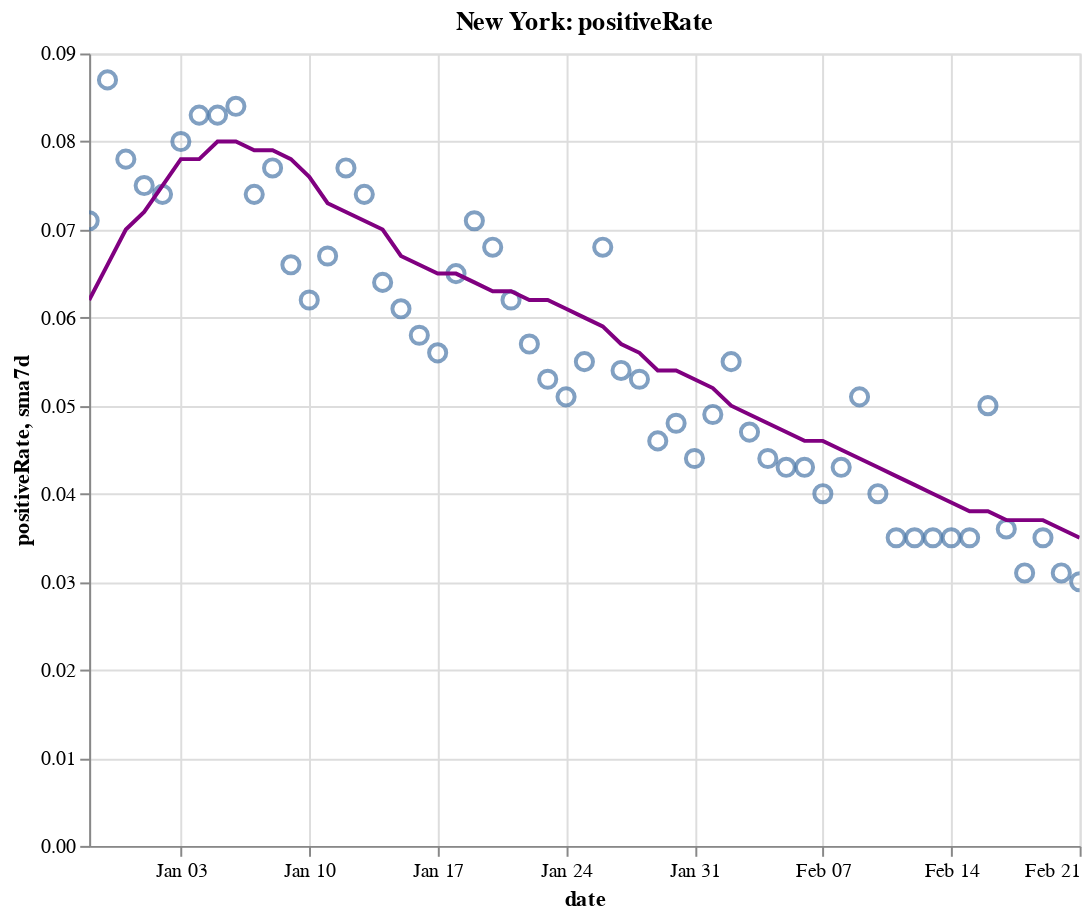

Notebook code for this chart:
### Code cell
create_plot(ny, 'positiveRate')

### Figure 1 — Vega-Lite specification as saved in the notebook (floating-point values rounded to 4 significant figures)
{"config": {"view": {"continuousWidth": 400, "continuousHeight": 300}}, "layer": [{"layer": [{"mark": {"type": "point", "size": 75}, "encoding": {"tooltip": [{"type": "temporal", "field": "date"}, {"type": "quantitative", "field": "positiveRate"}, {"type": "quantitative", "field": "sma7d"}], "x": {"type": "temporal", "field": "date"}, "y": {"type": "quantitative", "field": "positiveRate"}}, "selection": {"selector010": {"type": "interval", "bind": "scales", "encodings": ["x", "y"]}}}, {"mark": {"type": "line", "color": "purple"}, "encoding": {"x": {"type": "temporal", "field": "date"}, "y": {"type": "quantitative", "field": "sma7d"}}}]}, {"mark": {"type": "rule", "color": "#aaa"}, "encoding": {"x": {"type": "temporal", "field": "date"}}, "transform": [{"filter": {"selection": "selector009"}}]}, {"mark": "circle", "encoding": {"opacity": {"condition": {"value": 1, "selection": "selector009"}, "value": 0}, "tooltip": [{"type": "temporal", "field": "date"}, {"type": "quantitative", "field": "positiveRate"}, {"type": "quantitative", "field": "sma7d"}], "x": {"type": "temporal", "field": "date"}, "y": {"type": "quantitative", "field": "positiveRate"}}, "selection": {"selector009": {"type": "single", "encodings": ["x"], "on": "mouseover", "nearest": true, "empty": "none"}}}, {"mark": {"type": "text", "align": "left", "dx": 5, "dy": -5, "stroke": "white", "strokeWidth": 2}, "encoding": {"text": {"type": "quantitative", "field": "positiveRate"}, "tooltip": [{"type": "temporal", "field": "date"}, {"type": "quantitative", "field": "positiveRate"}, {"type": "quantitative", "field": "sma7d"}], "x": {"type": "temporal", "field": "date"}, "y": {"type": "quantitative", "field": "positiveRate"}}, "transform": [{"filter": {"selection": "selector009"}}]}, {"mark": {"type": "text", "align": "left", "dx": 5, "dy": -5}, "encoding": {"text": {"type": "quantitative", "field": "positiveRate"}, "tooltip": [{"type": "temporal", "field": "date"}, {"type": "quantitative", "field": "positiveRate"}, {"type": "quantitative", "field": "sma7d"}], "x": {"type": "temporal", "field": "date"}, "y": {"type": "quantitative", "field": "positiveRate"}}, "transform": [{"filter": {"selection": "selector009"}}]}], "data": {"name": "data-91f3bb8963cf113132944c75c3f5103f"}, "height": 400, "title": "New York: positiveRate", "width": 500, "$schema": "https://vega.github.io/schema/vega-lite/v4.8.1.json", "datasets": {"data-91f3bb8963cf113132944c75c3f5103f": [{"date": "2020-12-29T00:00:00", "totalTestResultsIncrease": 160200.0, "positiveIncrease": 11440.0, "death": 29760.0, "deathIncrease": 127.0, "positiveRate": 0.071, "state": "New York", "sma7d": 0.062}, {"date": "2020-12-30T00:00:00", "totalTestResultsIncrease": 154900.0, "positiveIncrease": 13420.0, "death": 29900.0, "deathIncrease": 149.0, "positiveRate": 0.087, "state": "New York", "sma7d": 0.066}, {"date": "2020-12-31T00:00:00", "totalTestResultsIncrease": 216600.0, "positiveIncrease": 16800.0, "death": 30040.0, "deathIncrease": 135.0, "positiveRate": 0.078, "state": "New York", "sma7d": 0.07}, {"date": "2021-01-01T00:00:00", "totalTestResultsIncrease": 219300.0, "positiveIncrease": 16500.0, "death": 30210.0, "deathIncrease": 168.0, "positiveRate": 0.075, "state": "New York", "sma7d": 0.072}, {"date": "2021-01-02T00:00:00", "totalTestResultsIncrease": 202400.0, "positiveIncrease": 15070.0, "death": 30340.0, "deathIncrease": 129.0, "positiveRate": 0.074, "state": "New York", "sma7d": 0.075}, {"date": "2021-01-03T00:00:00", "totalTestResultsIncrease": 142300.0, "positiveIncrease": 11370.0, "death": 30480.0, "deathIncrease": 139.0, "positiveRate": 0.08, "state": "New York", "sma7d": 0.078}, {"date": "2021-01-04T00:00:00", "totalTestResultsIncrease": 134400.0, "positiveIncrease": 11210.0, "death": 30650.0, "deathIncrease": 172.0, "positiveRate": 0.083, "state": "New York", "sma7d": 0.078}, {"date": "2021-01-05T00:00:00", "totalTestResultsIncrease": 152400.0, "positiveIncrease": 12670.0, "death": 30800.0, "deathIncrease": 154.0, "positiveRate": 0.083, "state": "New York", "sma7d": 0.08}, {"date": "2021-01-06T00:00:00", "totalTestResultsIncrease": 197800.0, "positiveIncrease": 16650.0, "death": 30960.0, "deathIncrease": 163.0, "positiveRate": 0.084, "state": "New York", "sma7d": 0.08}, {"date": "2021-01-07T00:00:00", "totalTestResultsIncrease": 238600.0, "positiveIncrease": 17640.0, "death": 31160.0, "deathIncrease": 199.0, "positiveRate": 0.074, "state": "New York", "sma7d": 0.079}, {"date": "2021-01-08T00:00:00", "totalTestResultsIncrease": 243900.0, "positiveIncrease": 18830.0, "death": 31330.0, "deathIncrease": 165.0, "positiveRate": 0.077, "state": "New York", "sma7d": 0.079}, {"date": "2021-01-09T00:00:00", "totalTestResultsIncrease": 258000.0, "positiveIncrease": 16940.0, "death": 31520.0, "deathIncrease": 190.0, "positiveRate": 0.066, "state": "New York", "sma7d": 0.078}, {"date": "2021-01-10T00:00:00", "totalTestResultsIncrease": 246800.0, "positiveIncrease": 15360.0, "death": 31670.0, "deathIncrease": 153.0, "positiveRate": 0.062, "state": "New York", "sma7d": 0.076}, {"date": "2021-01-11T00:00:00", "totalTestResultsIncrease": 203900.0, "positiveIncrease": 13710.0, "death": 31840.0, "deathIncrease": 169.0, "positiveRate": 0.067, "state": "New York", "sma7d": 0.073}, {"date": "2021-01-12T00:00:00", "totalTestResultsIncrease": 196700.0, "positiveIncrease": 15210.0, "death": 32010.0, "deathIncrease": 166.0, "positiveRate": 0.077, "state": "New York", "sma7d": 0.072}, {"date": "2021-01-13T00:00:00", "totalTestResultsIncrease": 196900.0, "positiveIncrease": 14580.0, "death": 32180.0, "deathIncrease": 168.0, "positiveRate": 0.074, "state": "New York", "sma7d": 0.071}, {"date": "2021-01-14T00:00:00", "totalTestResultsIncrease": 212600.0, "positiveIncrease": 13660.0, "death": 32380.0, "deathIncrease": 204.0, "positiveRate": 0.064, "state": "New York", "sma7d": 0.07}, {"date": "2021-01-15T00:00:00", "totalTestResultsIncrease": 324700.0, "positiveIncrease": 19940.0, "death": 32570.0, "deathIncrease": 187.0, "positiveRate": 0.061, "state": "New York", "sma7d": 0.067}, {"date": "2021-01-16T00:00:00", "totalTestResultsIncrease": 277300.0, "positiveIncrease": 16000.0, "death": 32720.0, "deathIncrease": 159.0, "positiveRate": 0.058, "state": "New York", "sma7d": 0.066}, {"date": "2021-01-17T00:00:00", "totalTestResultsIncrease": 246500.0, "positiveIncrease": 13840.0, "death": 32900.0, "deathIncrease": 172.0, "positiveRate": 0.056, "state": "New York", "sma7d": 0.065}, {"date": "2021-01-18T00:00:00", "totalTestResultsIncrease": 186200.0, "positiveIncrease": 12180.0, "death": 33050.0, "deathIncrease": 155.0, "positiveRate": 0.065, "state": "New York", "sma7d": 0.065}, {"date": "2021-01-19T00:00:00", "totalTestResultsIncrease": 177300.0, "positiveIncrease": 12510.0, "death": 33220.0, "deathIncrease": 172.0, "positiveRate": 0.071, "state": "New York", "sma7d": 0.064}, {"date": "2021-01-20T00:00:00", "totalTestResultsIncrease": 195400.0, "positiveIncrease": 13360.0, "death": 33420.0, "deathIncrease": 191.0, "positiveRate": 0.068, "state": "New York", "sma7d": 0.063}, {"date": "2021-01-21T00:00:00", "totalTestResultsIncrease": 224600.0, "positiveIncrease": 13890.0, "death": 33590.0, "deathIncrease": 179.0, "positiveRate": 0.062, "state": "New York", "sma7d": 0.063}, {"date": "2021-01-22T00:00:00", "totalTestResultsIncrease": 268000.0, "positiveIncrease": 15140.0, "death": 33760.0, "deathIncrease": 169.0, "positiveRate": 0.057, "state": "New York", "sma7d": 0.062}, {"date": "2021-01-23T00:00:00", "totalTestResultsIncrease": 262100.0, "positiveIncrease": 13790.0, "death": 33910.0, "deathIncrease": 144.0, "positiveRate": 0.053, "state": "New York", "sma7d": 0.062}, {"date": "2021-01-24T00:00:00", "totalTestResultsIncrease": 250000.0, "positiveIncrease": 12720.0, "death": 34070.0, "deathIncrease": 162.0, "positiveRate": 0.051, "state": "New York", "sma7d": 0.061}, {"date": "2021-01-25T00:00:00", "totalTestResultsIncrease": 219500.0, "positiveIncrease": 12000.0, "death": 34240.0, "deathIncrease": 173.0, "positiveRate": 0.055, "state": "New York", "sma7d": 0.06}, {"date": "2021-01-26T00:00:00", "totalTestResultsIncrease": 162900.0, "positiveIncrease": 11060.0, "death": 34410.0, "deathIncrease": 165.0, "positiveRate": 0.068, "state": "New York", "sma7d": 0.059}, {"date": "2021-01-27T00:00:00", "totalTestResultsIncrease": 202700.0, "positiveIncrease": 11030.0, "death": 34580.0, "deathIncrease": 172.0, "positiveRate": 0.054, "state": "New York", "sma7d": 0.057}, {"date": "2021-01-28T00:00:00", "totalTestResultsIncrease": 250700.0, "positiveIncrease": 13400.0, "death": 34740.0, "deathIncrease": 163.0, "positiveRate": 0.053, "state": "New York", "sma7d": 0.056}, {"date": "2021-01-29T00:00:00", "totalTestResultsIncrease": 270500.0, "positiveIncrease": 12580.0, "death": 34890.0, "deathIncrease": 151.0, "positiveRate": 0.046, "state": "New York", "sma7d": 0.054}, {"date": "2021-01-30T00:00:00", "totalTestResultsIncrease": 269400.0, "positiveIncrease": 12800.0, "death": 35040.0, "deathIncrease": 143.0, "positiveRate": 0.048, "state": "New York", "sma7d": 0.054}, {"date": "2021-01-31T00:00:00", "totalTestResultsIncrease": 243100.0, "positiveIncrease": 10790.0, "death": 35180.0, "deathIncrease": 142.0, "positiveRate": 0.044, "state": "New York", "sma7d": 0.053}, {"date": "2021-02-01T00:00:00", "totalTestResultsIncrease": 175000.0, "positiveIncrease": 8508.0, "death": 35320.0, "deathIncrease": 141.0, "positiveRate": 0.049, "state": "New York", "sma7d": 0.052}, {"date": "2021-02-02T00:00:00", "totalTestResultsIncrease": 150200.0, "positiveIncrease": 8215.0, "death": 35470.0, "deathIncrease": 147.0, "positiveRate": 0.055, "state": "New York", "sma7d": 0.05}, {"date": "2021-02-03T00:00:00", "totalTestResultsIncrease": 126500.0, "positiveIncrease": 5925.0, "death": 35630.0, "deathIncrease": 165.0, "positiveRate": 0.047, "state": "New York", "sma7d": 0.049}, {"date": "2021-02-04T00:00:00", "totalTestResultsIncrease": 169200.0, "positiveIncrease": 7414.0, "death": 35770.0, "deathIncrease": 136.0, "positiveRate": 0.044, "state": "New York", "sma7d": 0.048}, {"date": "2021-02-05T00:00:00", "totalTestResultsIncrease": 203600.0, "positiveIncrease": 8777.0, "death": 35920.0, "deathIncrease": 153.0, "positiveRate": 0.043, "state": "New York", "sma7d": 0.047}, {"date": "2021-02-06T00:00:00", "totalTestResultsIncrease": 261300.0, "positiveIncrease": 11250.0, "death": 36080.0, "deathIncrease": 159.0, "positiveRate": 0.043, "state": "New York", "sma7d": 0.046}, {"date": "2021-02-07T00:00:00", "totalTestResultsIncrease": 250900.0, "positiveIncrease": 10020.0, "death": 36220.0, "deathIncrease": 145.0, "positiveRate": 0.04, "state": "New York", "sma7d": 0.046}, {"date": "2021-02-08T00:00:00", "totalTestResultsIncrease": 197200.0, "positiveIncrease": 8448.0, "death": 36340.0, "deathIncrease": 115.0, "positiveRate": 0.043, "state": "New York", "sma7d": 0.045}, {"date": "2021-02-09T00:00:00", "totalTestResultsIncrease": 153600.0, "positiveIncrease": 7866.0, "death": 36480.0, "deathIncrease": 142.0, "positiveRate": 0.051, "state": "New York", "sma7d": 0.044}, {"date": "2021-02-10T00:00:00", "totalTestResultsIncrease": 176800.0, "positiveIncrease": 7101.0, "death": 36620.0, "deathIncrease": 138.0, "positiveRate": 0.04, "state": "New York", "sma7d": 0.043}, {"date": "2021-02-11T00:00:00", "totalTestResultsIncrease": 285500.0, "positiveIncrease": 10100.0, "death": 36740.0, "deathIncrease": 124.0, "positiveRate": 0.035, "state": "New York", "sma7d": 0.042}, {"date": "2021-02-12T00:00:00", "totalTestResultsIncrease": 237100.0, "positiveIncrease": 8404.0, "death": 36880.0, "deathIncrease": 139.0, "positiveRate": 0.035, "state": "New York", "sma7d": 0.041}, {"date": "2021-02-13T00:00:00", "totalTestResultsIncrease": 253600.0, "positiveIncrease": 8763.0, "death": 37010.0, "deathIncrease": 127.0, "positiveRate": 0.035, "state": "New York", "sma7d": 0.04}, {"date": "2021-02-14T00:00:00", "totalTestResultsIncrease": 234700.0, "positiveIncrease": 8316.0, "death": 37120.0, "deathIncrease": 109.0, "positiveRate": 0.035, "state": "New York", "sma7d": 0.039}, {"date": "2021-02-15T00:00:00", "totalTestResultsIncrease": 180500.0, "positiveIncrease": 6365.0, "death": 37220.0, "deathIncrease": 103.0, "positiveRate": 0.035, "state": "New York", "sma7d": 0.038}, {"date": "2021-02-16T00:00:00", "totalTestResultsIncrease": 136400.0, "positiveIncrease": 6753.0, "death": 37330.0, "deathIncrease": 107.0, "positiveRate": 0.05, "state": "New York", "sma7d": 0.038}, {"date": "2021-02-17T00:00:00", "totalTestResultsIncrease": 170000.0, "positiveIncrease": 6092.0, "death": 37440.0, "deathIncrease": 112.0, "positiveRate": 0.036, "state": "New York", "sma7d": 0.037}, {"date": "2021-02-18T00:00:00", "totalTestResultsIncrease": 215700.0, "positiveIncrease": 6794.0, "death": 37560.0, "deathIncrease": 116.0, "positiveRate": 0.031, "state": "New York", "sma7d": 0.037}, {"date": "2021-02-19T00:00:00", "totalTestResultsIncrease": 249200.0, "positiveIncrease": 8710.0, "death": 37680.0, "deathIncrease": 119.0, "positiveRate": 0.035, "state": "New York", "sma7d": 0.037}, {"date": "2021-02-20T00:00:00", "totalTestResultsIncrease": 251600.0, "positiveIncrease": 7692.0, "death": 37780.0, "deathIncrease": 101.0, "positiveRate": 0.031, "state": "New York", "sma7d": 0.036}, {"date": "2021-02-21T00:00:00", "totalTestResultsIncrease": 221200.0, "positiveIncrease": 6610.0, "death": 37850.0, "deathIncrease": 75.0, "positiveRate": 0.03, "state": "New York", "sma7d": 0.035}]}}
